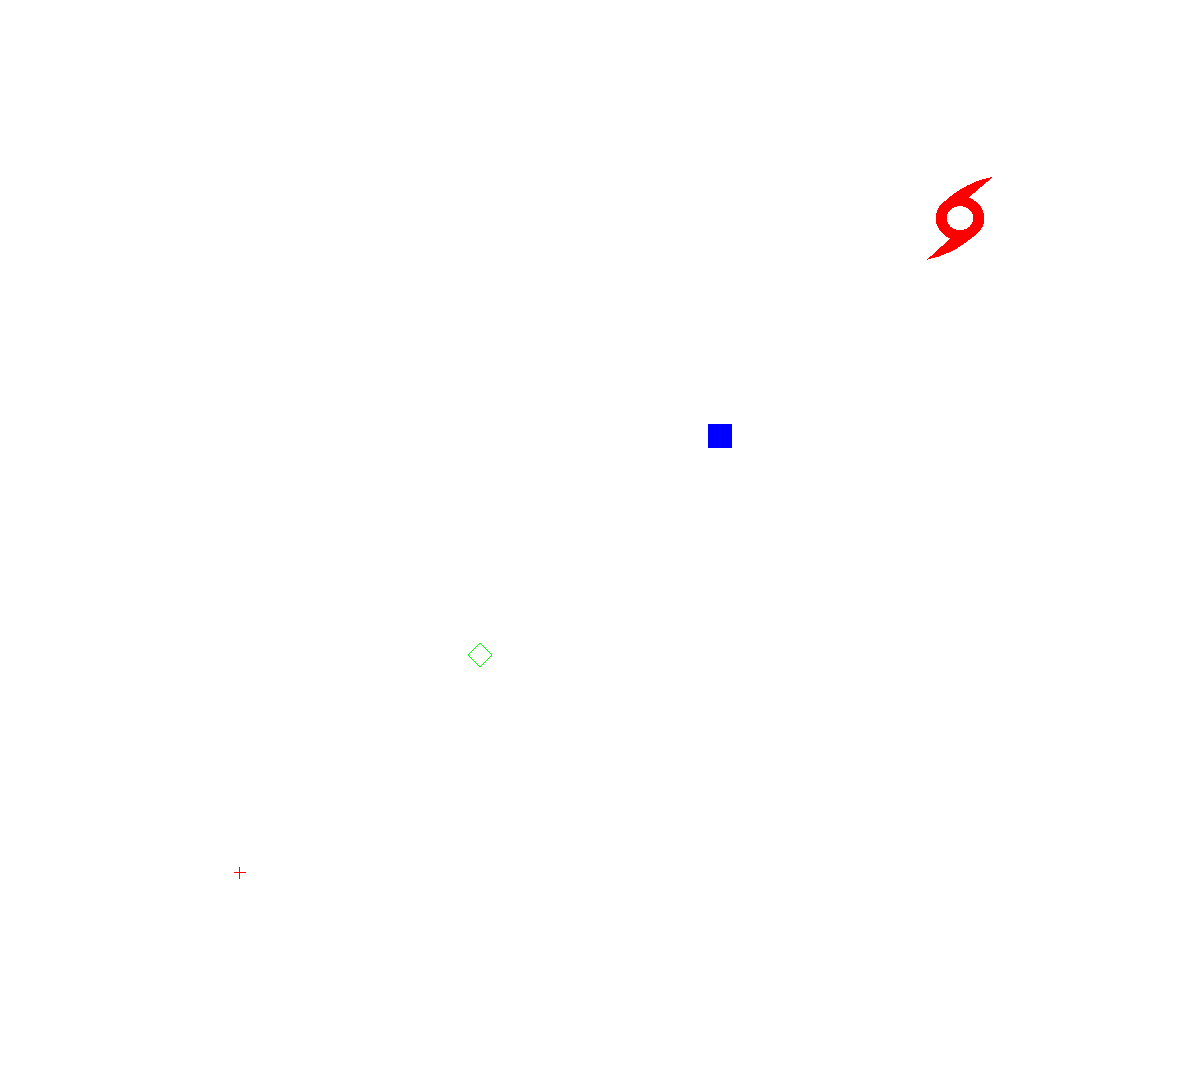

The Python source for this figure:
import vcs,numpy,cdms2,MV2,os,sys
src=sys.argv[1]
pth = os.path.join(os.path.dirname(src),"..")
sys.path.append(pth)
import checkimage

x=vcs.init()
x.setbgoutputdimensions(1200,1091,units="pixels")

m = x.createmarker()
m.x=[[0.,],[5,],[10.,],[15.]]
m.y=[[0.,],[5,],[10.,],[15.]]
m.worldcoordinate=[-5,20,-5,20]
#m.worldcoordinate=[-10,10,0,10]
m.type=['plus','diamond','square_fill',"hurricane"]
m.color=[242,243,244,242]
m.size=[20,20,20,5]
x.plot(m,bg=1)
fnm= "test_markers.png"

x.png(fnm)

print "fnm:",fnm
print "src:",src
ret = checkimage.check_result_image(fnm,src,checkimage.defaultThreshold)
sys.exit(ret)
